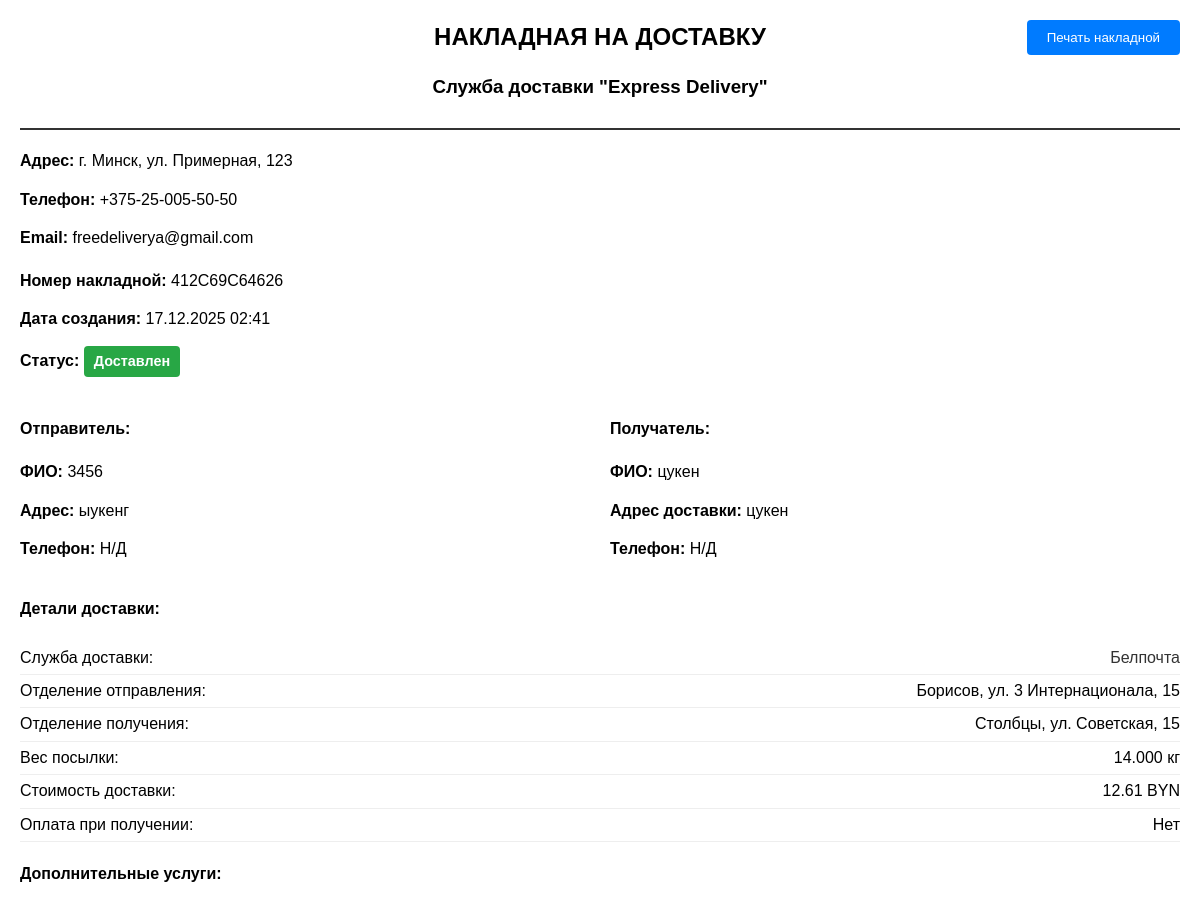
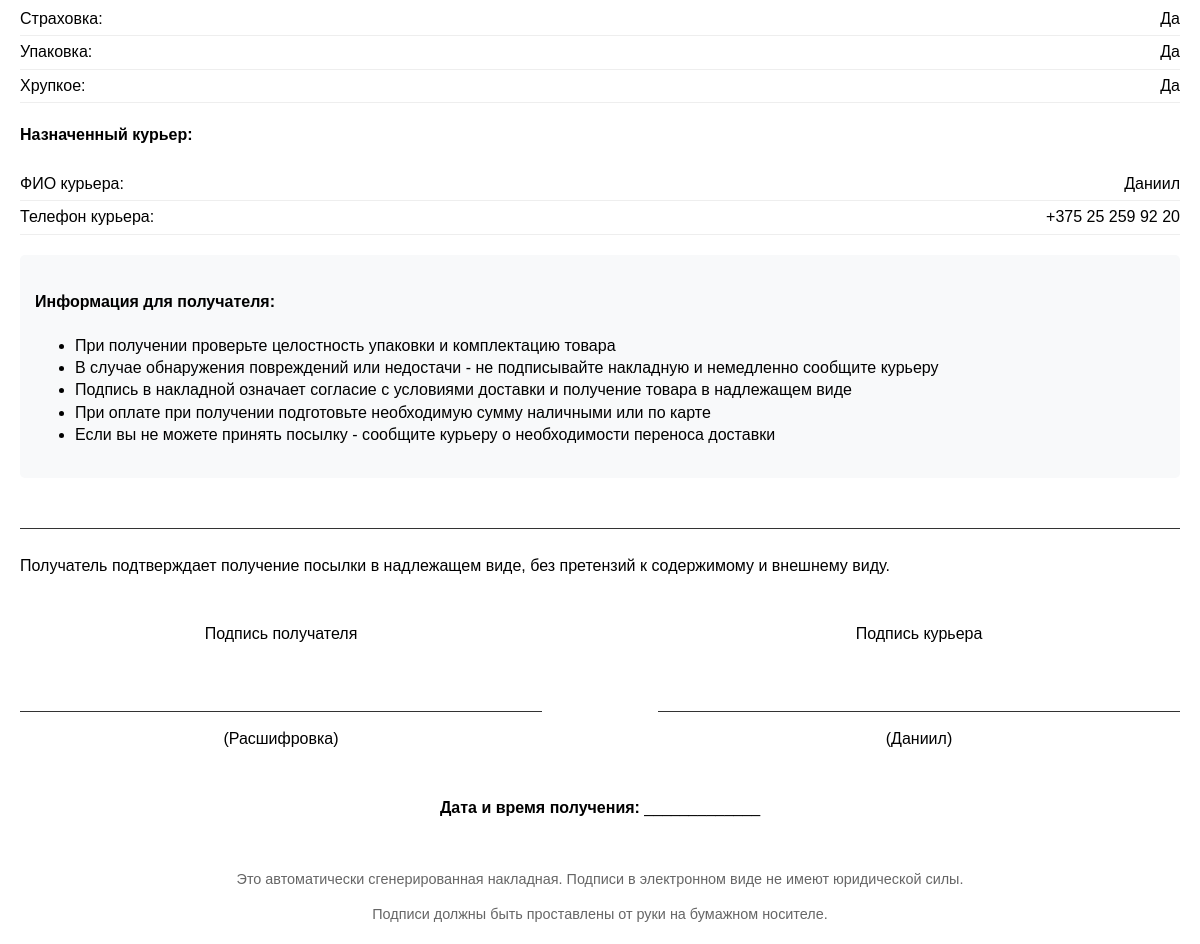
The app's page /delivery_receipt.php?order_id=64 (signed in) with its own data (2 pictures, top to bottom).
### tables this page shows
CREATE TABLE `orders` (
  `id` int(11) NOT NULL,
  `user_id` int(11) DEFAULT NULL,
  `carrier_id` int(11) DEFAULT NULL,
  `from_office` int(11) DEFAULT NULL,
  `to_office` int(11) DEFAULT NULL,
  `weight` decimal(8,3) DEFAULT NULL,
  `cost` decimal(10,2) DEFAULT NULL,
  `delivery_hours` decimal(8,2) DEFAULT NULL,
  `track_number` varchar(20) DEFAULT NULL,
  `created_at` datetime DEFAULT current_timestamp(),
  `delivery_date` date DEFAULT NULL,
  `payment_status` varchar(20) DEFAULT 'pending',
  `tracking_status` varchar(50) DEFAULT 'created',
  `full_name` varchar(255) DEFAULT NULL,
  `home_address` text DEFAULT NULL,
  `pickup_city` varchar(100) DEFAULT NULL,
  `pickup_address` text DEFAULT NULL,
  `delivery_city` varchar(100) DEFAULT NULL,
  `delivery_address` text DEFAULT NULL,
  `desired_date` date DEFAULT NULL,
  `insurance` tinyint(1) DEFAULT 0,
  `packaging` tinyint(1) DEFAULT 0,
  `fragile` tinyint(1) DEFAULT 0,
  `payment_method` varchar(50) DEFAULT 'cash',
  `cash_on_delivery` tinyint(1) DEFAULT 0,
  `cod_amount` decimal(10,2) DEFAULT 0.00,
  `comment` text DEFAULT NULL,
  `recipient_name` varchar(255) DEFAULT NULL,
  `recipient_address` text DEFAULT NULL,
  `courier_id` int(11) DEFAULT NULL
);

CREATE TABLE `carriers` (
  `id` int(11) NOT NULL,
  `name` varchar(100) NOT NULL,
  `color` varchar(7) NOT NULL,
  `max_weight` decimal(6,2) NOT NULL,
  `base_cost` decimal(8,2) NOT NULL,
  `cost_per_kg` decimal(8,3) NOT NULL,
  `cost_per_km` decimal(8,4) NOT NULL,
  `speed_kmh` decimal(6,2) NOT NULL,
  `description` text DEFAULT NULL
);

CREATE TABLE `offices` (
  `id` int(11) NOT NULL,
  `carrier_id` int(11) DEFAULT NULL,
  `city` varchar(100) NOT NULL,
  `address` varchar(255) NOT NULL,
  `lat` decimal(10,8) DEFAULT NULL,
  `lng` decimal(11,8) DEFAULT NULL
);

CREATE TABLE `users` (
  `id` int(11) NOT NULL,
  `login` varchar(50) NOT NULL,
  `password` varchar(255) NOT NULL,
  `name` varchar(100) DEFAULT NULL,
  `email` varchar(100) DEFAULT NULL,
  `phone` varchar(20) DEFAULT NULL,
  `role` enum('user','admin','courier') DEFAULT 'user',
  `created_at` datetime DEFAULT current_timestamp()
);

### delivery_receipt.php (the view, shortened to what this page needs)
<?php
require 'db.php';
$order_id = $_GET['order_id'] ?? null;
$stmt = $db->prepare("
    SELECT o.*, c.name as carrier_name, u.name as user_name,
           from_office.city as from_city, from_office.address as from_address,
           to_office.city as to_city, to_office.address as to_address
    FROM orders o
    LEFT JOIN carriers c ON o.carrier_id = c.id
    LEFT JOIN users u ON o.user_id = u.id
    LEFT JOIN offices from_office ON o.from_office = from_office.id
    LEFT JOIN offices to_office ON o.to_office = to_office.id
    WHERE o.id = ?
");
$stmt->execute([$order_id]);
$order = $stmt->fetch();
$courier = null;
if ($order['courier_id']) {
    $courier_stmt = $db->prepare("SELECT * FROM users WHERE id = ?");
    $courier_stmt->execute([$order['courier_id']]);
    $courier = $courier_stmt->fetch();
}
?>
<!DOCTYPE html>
<html lang="ru">
<head>
</head>
<body>
    <button class="print-btn" onclick="window.print()">Печать накладной</button>
    <div class="header">
        <h2>НАКЛАДНАЯ НА ДОСТАВКУ</h2>
        <h3>Служба доставки "Express Delivery"</h3>
    </div>
    <div class="company-info">
        <p><strong>Адрес:</strong> г. Минск, ул. Примерная, 123</p>
        <p><strong>Телефон:</strong> +375-25-005-50-50</p>
        <p><strong>Email:</strong> freedeliverya@gmail.com</p>
    </div>
    <div class="order-details">
        <p><strong>Номер накладной:</strong> <?= htmlspecialchars($order['track_number']) ?></p>
        <p><strong>Дата создания:</strong> <?= date('d.m.Y H:i', strtotime($order['created_at'])) ?></p>
        <p><strong>Статус:</strong>
            <span class="status-badge status-<?= $order['tracking_status'] ?>">
                <?php
                $status_names = [
                    'created' => 'Создан',
                    'paid' => 'Оплачен',
                    'in_transit' => 'В пути',
                    'sort_center' => 'Сорт. центр',
                    'out_for_delivery' => 'У курьера',
                    'delivered' => 'Доставлен',
                    'delayed' => 'Задерживается',
                    'cancelled' => 'Отменен',
                    'returned' => 'Возвращен'
                ];
                echo htmlspecialchars($status_names[$order['tracking_status']] ?? $order['tracking_status']);
                ?>
            </span>
        </p>
    </div>
    <div style="display: flex; margin: 20px 0;">
        <div style="flex: 1; padding-right: 10px;">
            <h4>Отправитель:</h4>
            <p><strong>ФИО:</strong> <?= htmlspecialchars($order['full_name'] ?? 'Н/Д') ?></p>
            <p><strong>Адрес:</strong> <?= htmlspecialchars($order['home_address'] ?? 'Адрес не указан') ?></p>
            <p><strong>Телефон:</strong> <?= htmlspecialchars($order['phone'] ?? 'Н/Д') ?></p>
        </div>
        <div style="flex: 1; padding-left: 10px;">
            <h4>Получатель:</h4>
            <p><strong>ФИО:</strong> <?= htmlspecialchars($order['recipient_name'] ?? 'Н/Д') ?></p>
            <p><strong>Адрес доставки:</strong> <?= htmlspecialchars($order['recipient_address'] ?? 'Адрес не указан') ?></p>
            <p><strong>Телефон:</strong> <?= htmlspecialchars($order['recipient_phone'] ?? 'Н/Д') ?></p>
        </div>
    </div>
    <div style="margin: 20px 0;">
        <h4>Детали доставки:</h4>
        <div class="detail-row">
            <span>Служба доставки:</span>
            <span style="color: <?= $order['carrier_color'] ?? '#333' ?>;"><?= htmlspecialchars($order['carrier_name'] ?? 'Н/Д') ?></span>
        </div>
        <div class="detail-row">
            <span>Отделение отправления:</span>
            <span><?= htmlspecialchars($order['from_city'] ?? 'Н/Д') ?>, <?= htmlspecialchars($order['from_address'] ?? 'Н/Д') ?></span>
        </div>
        <div class="detail-row">
            <span>Отделение получения:</span>
            <span><?= htmlspecialchars($order['to_city'] ?? 'Н/Д') ?>, <?= htmlspecialchars($order['to_address'] ?? 'Н/Д') ?></span>
        </div>
        <div class="detail-row">
            <span>Вес посылки:</span>
            <span><?= $order['weight'] ?> кг</span>
        </div>
        <div class="detail-row">
            <span>Стоимость доставки:</span>
            <span><?= number_format($order['cost'], 2) ?> BYN</span>
        </div>
        <div class="detail-row">
            <span>Оплата при получении:</span>
            <span><?= (isset($order['cash_on_delivery']) && $order['cash_on_delivery']) ? 'Да (' . number_format($order['cod_amount'] ?? 0, 2) . ' BYN)' : 'Нет' ?></span>
        </div>
    </div>
    <div style="margin: 20px 0;">
        <h4>Дополнительные услуги:</h4>
        <div class="detail-row">
            <span>Страховка:</span>
            <span><?= $order['insurance'] ? 'Да' : 'Нет' ?></span>
        </div>
        <div class="detail-row">
            <span>Упаковка:</span>
            <span><?= $order['packaging'] ? 'Да' : 'Нет' ?></span>
        </div>
        <div class="detail-row">
            <span>Хрупкое:</span>
            <span><?= $order['fragile'] ? 'Да' : 'Нет' ?></span>
        </div>
    </div>
    <?php if ($courier): ?>
    <div style="margin: 20px 0;">
        <h4>Назначенный курьер:</h4>
        <div class="detail-row">
            <span>ФИО курьера:</span>
            <span><?= htmlspecialchars($courier['name'] ?? $courier['login']) ?></span>
        </div>
        <div class="detail-row">
            <span>Телефон курьера:</span>
            <span><?= htmlspecialchars($courier['phone'] ?? 'Н/Д') ?></span>
        </div>
    </div>
    <?php endif; ?>
    <div class="recipient-info">
        <h4>Информация для получателя:</h4>
        <ul>
            <li>При получении проверьте целостность упаковки и комплектацию товара</li>
            <li>В случае обнаружения повреждений или недостачи - не подписывайте накладную и немедленно сообщите курьеру</li>
            <li>Подпись в накладной означает согласие с условиями доставки и получение товара в надлежащем виде</li>
            <li>При оплате при получении подготовьте необходимую сумму наличными или по карте</li>
            <li>Если вы не можете принять посылку - сообщите курьеру о необходимости переноса доставки</li>
        </ul>
    </div>
    <div class="signature-section">
        <p>Получатель подтверждает получение посылки в надлежащем виде, без претензий к содержимому и внешнему виду.</p>
        <div class="signature-line">
            <div class="signature-field">
                <p>Подпись получателя</p>
                <div style="height: 50px; border-bottom: 1px solid #333;"></div>
                <p>(Расшифровка)</p>
            </div>
            <div class="signature-field">
                <p>Подпись курьера</p>
                <div style="height: 50px; border-bottom: 1px solid #333;"></div>
                <p>(<?= htmlspecialchars($courier['name'] ?? $courier['login'] ?? 'Курьер') ?>)</p>
            </div>
        </div>
        <div style="margin-top: 30px; text-align: center;">
            <p><strong>Дата и время получения:</strong> _____________</p>
        </div>
    </div>
    <div style="margin-top: 50px; text-align: center; font-size: 0.9em; color: #666;">
        <p>Это автоматически сгенерированная накладная. Подписи в электронном виде не имеют юридической силы.</p>
        <p>Подписи должны быть проставлены от руки на бумажном носителе.</p>
    </div>
</body>
</html>

### delivery_receipt.php (style rules this page uses)
body { font-family: Arial, sans-serif; margin: 20px; line-height: 1.4; }
.header { text-align: center; border-bottom: 2px solid #333; padding-bottom: 10px; margin-bottom: 20px; }
.company-info { margin-bottom: 20px; }
.order-details { margin: 15px 0; }
.detail-row { display: flex; justify-content: space-between; padding: 5px 0; border-bottom: 1px solid #eee; }
.signature-section { margin-top: 50px; border-top: 1px solid #333; padding-top: 10px; }
.signature-line { margin-top: 30px; display: flex; justify-content: space-between; }
.signature-field { width: 45%; text-align: center; }
.print-btn { position: fixed; top: 20px; right: 20px; padding: 10px 20px; background: #007bff; color: white; border: none; border-radius: 4px; cursor: pointer; z-index: 1000; }
.recipient-info { background: #f8f9fa; padding: 15px; border-radius: 5px; margin: 15px 0; }
.status-badge { display: inline-block; padding: 5px 10px; border-radius: 4px; font-size: 0.9em; font-weight: bold; }
.status-delivered { background-color: #28a745; color: white; }

### records on screen
orders: track_number "412C69C64626", created_at "17.12.2025 02:41", tracking_status "Доставлен", full_name "3456", home_address "ыукенг", recipient_name "цукен", recipient_address "цукен", carrier.name "Белпочта", from_office.city "Борисов", from_office.address "ул. 3 Интернационала, 15", to_office.city "Столбцы", to_office.address "ул. Советская, 15", weight "14.000", cost "12.61"
users: name "Даниил", phone "+375 25 259 92 20"

### other values on screen
$order['phone'] "Н/Д"
$order['recipient_phone'] "Н/Д"
